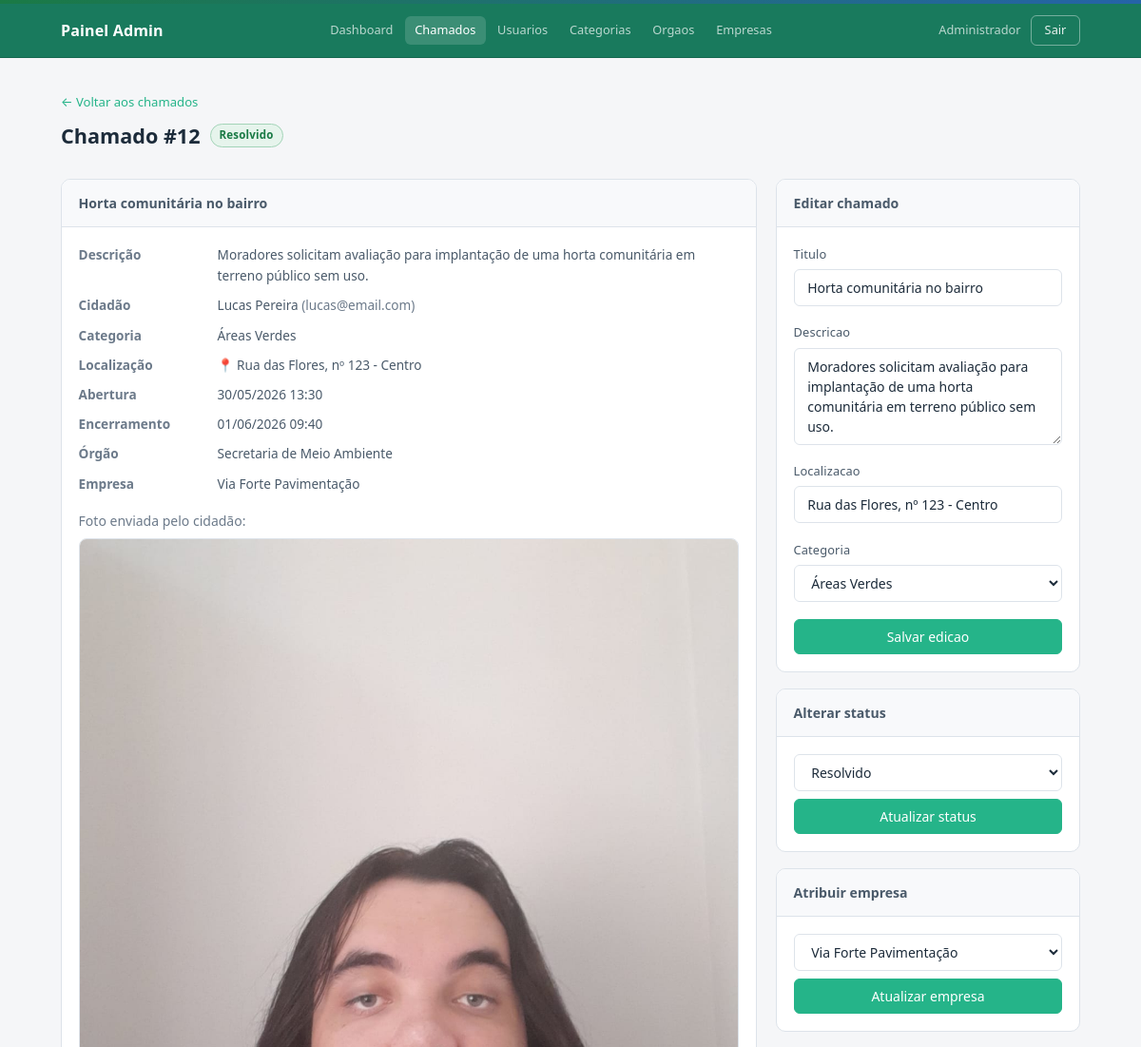
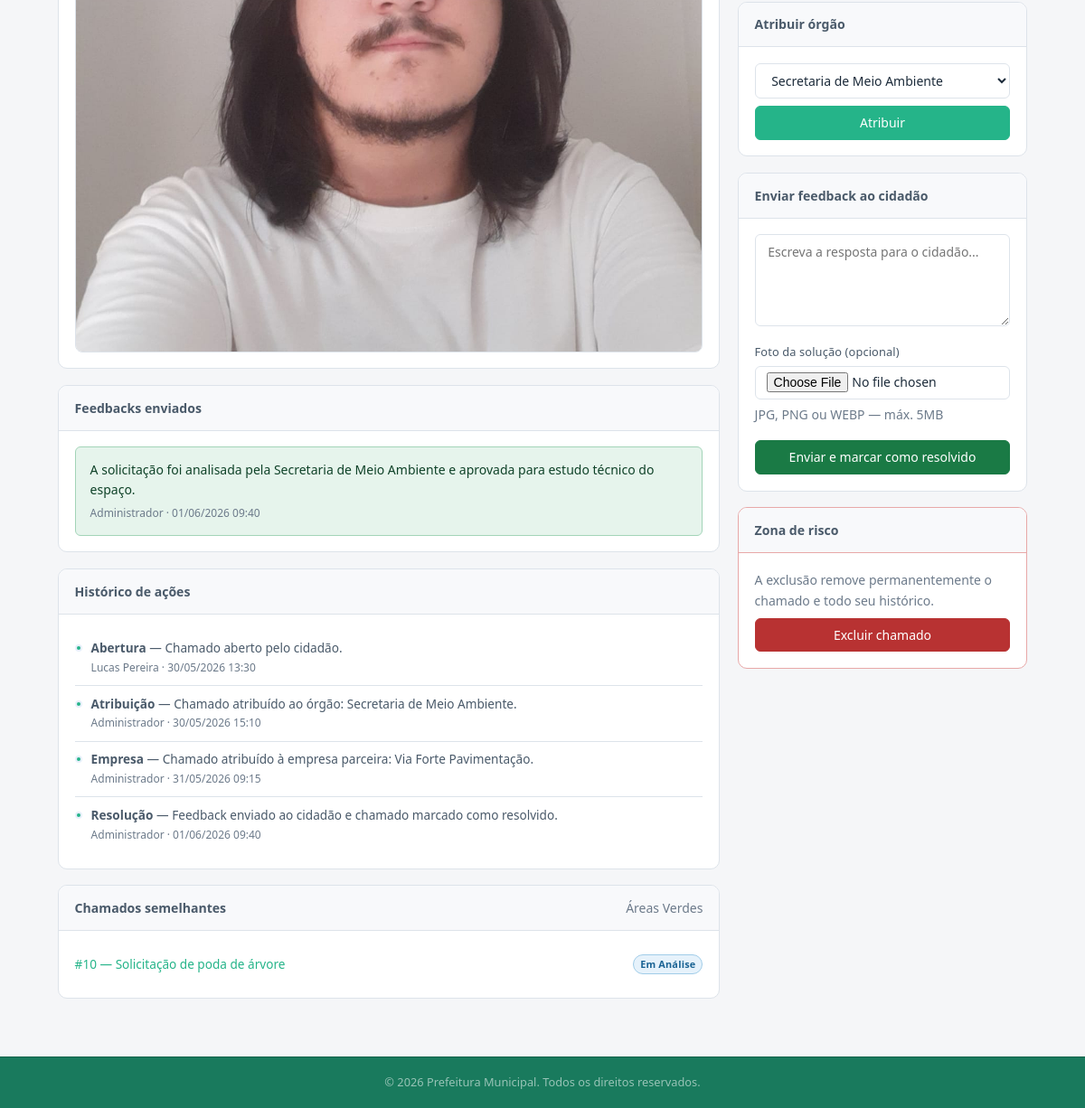
Page /admin/chamado/12 (signed in) on the committed database (2 pictures, top to bottom).
### tables this page shows
CREATE TABLE `chamados` (
  `id` int(11) NOT NULL,
  `titulo` varchar(200) NOT NULL,
  `descricao` text NOT NULL,
  `localizacao` varchar(255) DEFAULT NULL,
  `data_abertura` datetime DEFAULT current_timestamp(),
  `data_fechamento` datetime DEFAULT NULL,
  `usuario_id` int(11) NOT NULL,
  `categoria_id` int(11) NOT NULL,
  `status_id` int(11) NOT NULL DEFAULT 1,
  `orgao_id` int(11) DEFAULT NULL,
  `empresa_id` int(11) DEFAULT NULL
);

CREATE TABLE `status` (
  `id` int(11) NOT NULL,
  `nome` varchar(50) NOT NULL,
  `ordem` int(11) NOT NULL DEFAULT 0
);

CREATE TABLE `usuarios` (
  `id` int(11) NOT NULL,
  `nome` varchar(100) NOT NULL,
  `email` varchar(150) DEFAULT NULL,
  `telefone` varchar(20) DEFAULT NULL,
  `cpf` varchar(14) DEFAULT NULL,
  `senha` varchar(255) NOT NULL,
  `tipo` enum('cidadao','admin') NOT NULL DEFAULT 'cidadao',
  `criado_em` datetime DEFAULT current_timestamp()
);

CREATE TABLE `categorias` (
  `id` int(11) NOT NULL,
  `nome` varchar(100) NOT NULL,
  `descricao` text DEFAULT NULL
);

CREATE TABLE `orgaos` (
  `id` int(11) NOT NULL,
  `nome` varchar(100) NOT NULL,
  `descricao` text DEFAULT NULL
);

CREATE TABLE `empresas` (
  `id` int(11) NOT NULL,
  `nome` varchar(150) NOT NULL,
  `cnpj` varchar(18) DEFAULT NULL,
  `email` varchar(150) DEFAULT NULL,
  `telefone` varchar(20) DEFAULT NULL,
  `responsavel` varchar(150) DEFAULT NULL,
  `area_atuacao` varchar(150) DEFAULT NULL,
  `ativo` tinyint(1) NOT NULL DEFAULT 1,
  `criado_em` datetime DEFAULT current_timestamp()
);

CREATE TABLE `imagens` (
  `id` int(11) NOT NULL,
  `chamado_id` int(11) NOT NULL,
  `tipo` enum('cidadao','admin') NOT NULL,
  `caminho` varchar(500) NOT NULL,
  `nome_original` varchar(255) NOT NULL,
  `criado_em` datetime DEFAULT current_timestamp()
);

CREATE TABLE `feedbacks` (
  `id` int(11) NOT NULL,
  `mensagem` text NOT NULL,
  `data` datetime DEFAULT current_timestamp(),
  `usuario_id` int(11) NOT NULL,
  `chamado_id` int(11) NOT NULL
);

CREATE TABLE `historico` (
  `id` int(11) NOT NULL,
  `data` datetime DEFAULT current_timestamp(),
  `tipo_acao` varchar(50) NOT NULL,
  `descricao` text NOT NULL,
  `usuario_id` int(11) NOT NULL,
  `chamado_id` int(11) NOT NULL
);

### app/views/admin/ver_chamado.php (the view, shortened to what the rows shown need)
<?php
require __DIR__ . '/../shared/header.php';
$statusColors = [
    'Aberto'       => 'badge-warning',
    'Em Análise'   => 'badge-info',
    'Em Andamento' => 'badge-primary',
    'Resolvido'    => 'badge-success',
    'Encerrado'    => 'badge-neutral',
];
$imgCidadao = null;
foreach ($imagens as $img) {
    if ($img['tipo'] === 'cidadao') $imgCidadao = $img;
}
?>
<?php require __DIR__ . '/navbar.php'; ?>
<main class="admin-main">
    <div class="container">
        <div class="page-header">
            <div>
                <a href="<?= BASE_URL ?>/admin/chamados" class="back-link">← Voltar aos chamados</a>
                <h2>
                    Chamado #<?= $chamado['id'] ?>
                    <span class="badge <?= $statusColors[$chamado['status_nome']] ?? 'badge-neutral' ?>">
                        <?= htmlspecialchars($chamado['status_nome']) ?>
                    </span>
                </h2>
            </div>
        </div>
        <div class="detail-grid">
            <div class="detail-main">
                <section class="card">
                    <div class="card-header-admin"><h3><?= htmlspecialchars($chamado['titulo']) ?></h3></div>
                    <div class="card-body">
                        <dl class="info-list">
                            <dt>Descrição</dt>
                            <dd><?= nl2br(htmlspecialchars($chamado['descricao'])) ?></dd>
                            <dt>Cidadão</dt>
                            <dd>
                                <?= htmlspecialchars($chamado['usuario_nome']) ?>
                                <span class="text-muted">(<?= htmlspecialchars($chamado['usuario_email']) ?>)</span>
                            </dd>
                            <dt>Categoria</dt>
                            <dd><?= htmlspecialchars($chamado['categoria_nome']) ?></dd>
                            <?php if (!empty($chamado['localizacao'])): ?>
                                <dt>Localização</dt>
                                <dd>📍 <?= htmlspecialchars($chamado['localizacao']) ?></dd>
                            <?php endif; ?>
                            <dt>Abertura</dt>
                            <dd><?= date('d/m/Y H:i', strtotime($chamado['data_abertura'])) ?></dd>
                            <?php if ($chamado['data_fechamento']): ?>
                                <dt>Encerramento</dt>
                                <dd><?= date('d/m/Y H:i', strtotime($chamado['data_fechamento'])) ?></dd>
                            <?php endif; ?>
                            <dt>Órgão</dt>
                            <dd><?= $chamado['orgao_nome']
                                ? htmlspecialchars($chamado['orgao_nome'])
                                : '<em class="text-muted">Não atribuído</em>' ?></dd>
                            <dt>Empresa</dt>
                            <dd><?= $chamado['empresa_nome']
                                ? htmlspecialchars($chamado['empresa_nome'])
                                : '<em class="text-muted">Não atribuída</em>' ?></dd>
                        </dl>
                        <?php if ($imgCidadao): ?>
                            <div style="margin-top:1rem">
                                <p class="text-sm text-muted" style="margin-bottom:.4rem">Foto enviada pelo cidadão:</p>
                                <img src="<?= BASE_URL ?>/imgs/uploads/<?= htmlspecialchars($imgCidadao['caminho']) ?>"
                                     alt="Foto do problema"
                                     style="max-width:100%;border-radius:8px;border:1px solid var(--border)">
                            </div>
                        <?php endif; ?>
                    </div>
                </section>
                <section class="card">
                    <div class="card-header-admin"><h3>Feedbacks enviados</h3></div>
                    <div class="card-body">
                        <?php if (empty($feedbacks)): ?>
                            <p class="text-muted">Nenhum feedback enviado ainda.</p>
                        <?php else: ?>
                            <ul class="feedback-list">
                                <?php foreach ($feedbacks as $f): ?>
                                    <li class="feedback-item">
                                        <p class="feedback-msg"><?= nl2br(htmlspecialchars($f['mensagem'])) ?></p>
                                        <p class="feedback-meta">
                                            <?= htmlspecialchars($f['autor']) ?>
                                            · <?= date('d/m/Y H:i', strtotime($f['data'])) ?>
                                        </p>
                                    </li>
                                <?php endforeach; ?>
                            </ul>
                        <?php endif; ?>
                    </div>
                </section>
                <section class="card">
                    <div class="card-header-admin"><h3>Histórico de ações</h3></div>
                    <div class="card-body">
                        <?php if (empty($historicos)): ?>
                            <p class="text-muted">Nenhum registro no histórico.</p>
                        <?php else: ?>
                            <ul class="activity-list">
                                <?php foreach ($historicos as $h): ?>
                                    <li class="activity-item">
                                        <div class="activity-dot"></div>
                                        <div class="activity-body">
                                            <p class="activity-desc">
                                                <strong><?= htmlspecialchars($h['tipo_acao']) ?></strong>
                                                — <?= htmlspecialchars($h['descricao']) ?>
                                            </p>
                                            <p class="activity-meta">
                                                <?= htmlspecialchars($h['usuario_nome']) ?>
                                                · <?= date('d/m/Y H:i', strtotime($h['data'])) ?>
                                            </p>
                                        </div>
                                    </li>
                                <?php endforeach; ?>
                            </ul>
                        <?php endif; ?>
                    </div>
                </section>
                <?php if (!empty($semelhantes)): ?>
                    <section class="card">
                        <div class="card-header-admin">
                            <h3>Chamados semelhantes</h3>
                            <span class="text-muted text-sm"><?= htmlspecialchars($chamado['categoria_nome']) ?></span>
                        </div>
                        <div class="card-body">
                            <ul class="similar-list">
                                <?php foreach ($semelhantes as $s): ?>
                                    <li class="similar-item">
                                        <a href="<?= BASE_URL ?>/admin/chamado/<?= $s['id'] ?>" class="link-primary">
                                            #<?= $s['id'] ?> — <?= htmlspecialchars($s['titulo']) ?>
                                        </a>
                                        <span class="badge <?= $statusColors[$s['status_nome']] ?? 'badge-neutral' ?> badge-sm">
                                            <?= htmlspecialchars($s['status_nome']) ?>
                                        </span>
                                    </li>
                                <?php endforeach; ?>
                            </ul>
                        </div>
                    </section>
                <?php endif; ?>
            </div>
            <aside class="detail-aside">
                <section class="card" x-data="edicaoChamado(<?= $chamado['id'] ?>)">
                    <div class="card-header-admin"><h3>Editar chamado</h3></div>
                    <div class="card-body">
                        <div class="form-group">
                            <label style="font-size:.8rem;font-weight:500">Titulo</label>
                            <input type="text" x-model="titulo">
                        </div>
                        <div class="form-group">
                            <label style="font-size:.8rem;font-weight:500">Descricao</label>
                            <textarea rows="4" x-model="descricao"></textarea>
                        </div>
                        <div class="form-group">
                            <label style="font-size:.8rem;font-weight:500">Localizacao</label>
                            <input type="text" x-model="localizacao">
                        </div>
                        <div class="form-group">
                            <label style="font-size:.8rem;font-weight:500">Categoria</label>
                            <select x-model="categoriaId">
                                <?php foreach ($categorias as $c): ?>
                                    <option value="<?= $c['id'] ?>" <?= $c['id'] == $chamado['categoria_id'] ? 'selected' : '' ?>>
                                        <?= htmlspecialchars($c['nome']) ?>
                                    </option>
                                <?php endforeach; ?>
                            </select>
                        </div>
                        <button class="btn btn-primary btn-block" @click="salvar()" :disabled="carregando">
                            <span x-show="!carregando">Salvar edicao</span>
                        </button>
                    </div>
                </section>
                <section class="card" x-data="acoes(<?= $chamado['id'] ?>)">
                    <div class="card-header-admin"><h3>Alterar status</h3></div>
                    <div class="card-body">
                        <select x-model="novoStatus" class="mb-2">
                            <?php foreach ($statuses as $s): ?>
                                <option value="<?= $s['id'] ?>" <?= $s['id'] == $chamado['status_id'] ? 'selected' : '' ?>>
                                    <?= htmlspecialchars($s['nome']) ?>
                                </option>
                            <?php endforeach; ?>
                        </select>
                        <button class="btn btn-primary btn-block" @click="alterarStatus()" :disabled="carregando">
                            <span x-show="!carregando">Atualizar status</span>
                        </button>
                    </div>
                </section>
                <section class="card" x-data="acoes(<?= $chamado['id'] ?>)">
                    <div class="card-header-admin"><h3>Atribuir empresa</h3></div>
                    <div class="card-body">
                        <select x-model="novaEmpresa" class="mb-2">
                            <?php foreach ($empresas as $e): ?>
                                <option value="<?= $e['id'] ?>" <?= $e['id'] == ($chamado['empresa_id'] ?? 0) ? 'selected' : '' ?>>
                                    <?= htmlspecialchars($e['nome']) ?>
                                </option>
                            <?php endforeach; ?>
                        </select>
                        <button class="btn btn-primary btn-block" @click="atribuirEmpresa()" :disabled="carregando">
                            <span x-show="!carregando">Atualizar empresa</span>
                        </button>
                    </div>
                </section>
                <section class="card" x-data="acoes(<?= $chamado['id'] ?>)">
                    <div class="card-header-admin"><h3>Atribuir órgão</h3></div>
                    <div class="card-body">
                        <select x-model="novoOrgao" class="mb-2">
                            <?php foreach ($orgaos as $o): ?>
                                <option value="<?= $o['id'] ?>" <?= $o['id'] == $chamado['orgao_id'] ? 'selected' : '' ?>>
                                    <?= htmlspecialchars($o['nome']) ?>
                                </option>
                            <?php endforeach; ?>
                        </select>
                        <button class="btn btn-primary btn-block" @click="atribuirOrgao()" :disabled="carregando">
                            <span x-show="!carregando">Atribuir</span>
                        </button>
                    </div>
                </section>
                <section class="card" x-data="acoesComImagem(<?= $chamado['id'] ?>)">
                    <div class="card-header-admin"><h3>Enviar feedback ao cidadão</h3></div>
                    <div class="card-body">
                        <div class="form-group">
                            <textarea x-model="mensagemFeedback" rows="4"
                                placeholder="Escreva a resposta para o cidadão..."></textarea>
                        </div>
                        <div class="form-group">
                            <label style="font-size:.8rem;font-weight:500">Foto da solução (opcional)</label>
                            <input type="file" accept="image/*" @change="imagemFile = $event.target.files[0]">
                            <span class="text-sm text-muted">JPG, PNG ou WEBP — máx. 5MB</span>
                        </div>
                        <button class="btn btn-success btn-block" @click="enviarFeedback()" :disabled="carregando">
                            <span x-show="!carregando">Enviar e marcar como resolvido</span>
                        </button>
                    </div>
                </section>
                <section class="card card-danger">
                    <div class="card-header-admin"><h3>Zona de risco</h3></div>
                    <div class="card-body">
                        <p class="text-sm text-muted mb-2">A exclusão remove permanentemente o chamado e todo seu histórico.</p>
                        <button class="btn btn-danger btn-block"
                            onclick="confirmarExclusao(<?= $chamado['id'] ?>, '<?= htmlspecialchars(addslashes($chamado['titulo'])) ?>')">
                            Excluir chamado
                        </button>
                    </div>
                </section>
            </aside>
        </div>
    </div>
</main>
<?php require __DIR__ . '/../shared/footer.php'; ?>

### rows in the picture
chamados: id "12", status.nome "Resolvido", titulo "Horta comunitária no bairro", descricao "Moradores solicitam avaliação para implantação de uma horta comunitária em terreno público sem uso.", usuario.nome "Lucas Pereira", usuario.email "lucas@email.com", categoria.nome "Áreas Verdes", localizacao "Rua das Flores, nº 123 - Centro", data_abertura "30/05/2026 13:30", data_fechamento "01/06/2026 09:40", orgao.nome "Secretaria de Meio Ambiente", empresa.nome "Via Forte Pavimentação"
imagens: caminho (picture)
feedbacks: mensagem "A solicitação foi analisada pela Secretaria de Meio Ambiente e aprovada para estudo técnico do espaço.", usuario.nome "Administrador", data "01/06/2026 09:40"
historico: tipo_acao "Abertura", descricao "Chamado aberto pelo cidadão.", usuario.nome "Lucas Pereira", data "30/05/2026 13:30"
historico: tipo_acao "Atribuição", descricao "Chamado atribuído ao órgão: Secretaria de Meio Ambiente.", usuario.nome "Administrador", data "30/05/2026 15:10"
historico: tipo_acao "Empresa", descricao "Chamado atribuído à empresa parceira: Via Forte Pavimentação.", usuario.nome "Administrador", data "31/05/2026 09:15"
historico: tipo_acao "Resolução", descricao "Feedback enviado ao cidadão e chamado marcado como resolvido.", usuario.nome "Administrador", data "01/06/2026 09:40"
chamados: id "10", titulo "Solicitação de poda de árvore", status.nome "Em Análise"

### other values in the picture
$_SESSION['nome'] "Administrador"
